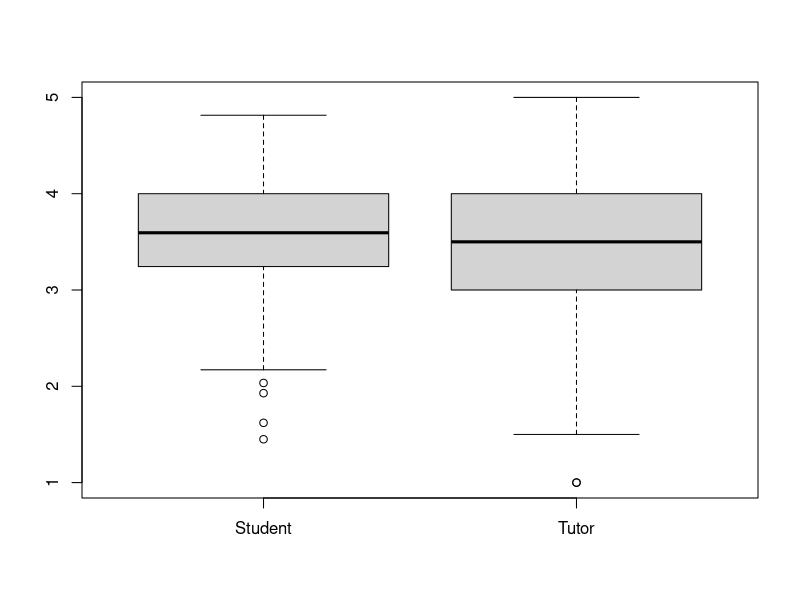
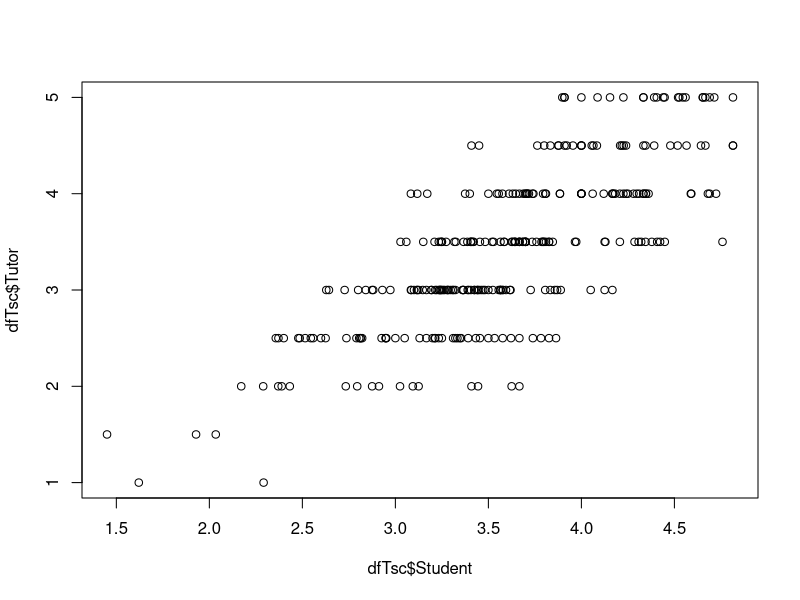

The R script that drew these images, in order:
library(tidyverse)
tutor_student_correlations <- read_csv("tutor_student_correlations.csv", col_names = FALSE)
dfTsc<-as.data.frame(t(tutor_student_correlations))
dfTsc<-dfTsc[-1,]
names(dfTsc)[1] <- "Student"
names(dfTsc)[2] <- "Tutor"
dfTsc$Student<-as.numeric(dfTsc$Student)
dfTsc$Tutor<-as.numeric(dfTsc$Tutor)
summary(dfTsc)
boxplot(dfTsc)
#we can reject the null hypothesis that the correlation found was an effect of chance

cor(dfTsc$Student,dfTsc$Tutor,use="pairwise.complete.obs", method="pearson")
plot(dfTsc$Student,dfTsc$Tutor)

cor.test(dfTsc$Student,dfTsc$Tutor,method="pearson")

#we can reject null hypothesis that the difference in means was an effect of chance
t.test(dfTsc$Student,dfTsc$Tutor,paired=TRUE)



